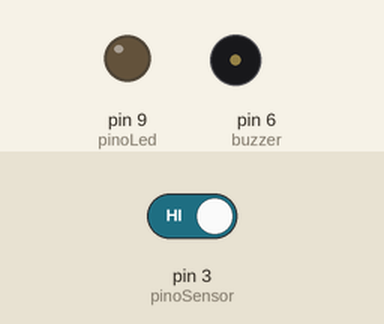
Recording of a sketch running on a simulated Arduino Uno, built with avr-gcc and run on an emulated ATmega328P. Shown: output pins drawn as LEDs (lit = HIGH), buzzer (waves = sounding). The test bench sets the inputs (shaded band); at power-on: pin 3 (pinoSensor) HIGH. What the sketch prints to the serial monitor is not drawn.

Above: at 1.2 s.
1.3 s: pin 3 (pinoSensor) driven LOW
At 2.1 s:
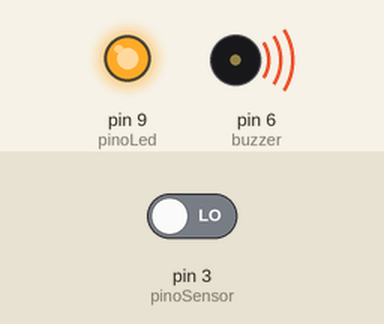
Timing chart, 0 to 10.3 s (numbered marks = the images above; inputs shaded):
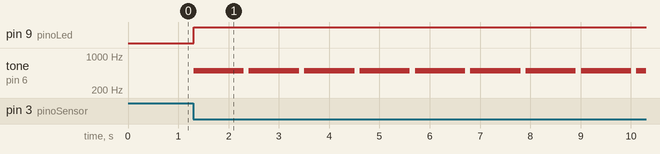

The sketch:

Led_com_infravermelho.ino
```cpp
#define pinoLed 9 //PINO DIGITAL UTILIZADO PELO LED
#define pinoSensor 3 //TERMINAL D0 UTILIZADO PELO SENSOR
#define buzzer 6

void setup(){
  pinMode(pinoSensor, INPUT);
  pinMode(pinoLed, OUTPUT);
  pinMode(buzzer, OUTPUT);
  digitalWrite(pinoLed, LOW);
  Serial.begin(9600);
}

void loop(){

  if(digitalRead(pinoSensor) == 0){
      digitalWrite(pinoLed, HIGH);
      tone(buzzer,500);
      delay(1000);
      noTone(buzzer);
  }else{
    digitalWrite(pinoLed, LOW);

  }

  // if(analogRead(pinoSensor) < 700){
  //     digitalWrite(pinoLed, HIGH);
  //     tone(buzzer,500);
  //     delay(500);
  //     noTone(buzzer);
  // }else{
  //   digitalWrite(pinoLed, LOW);
  // }

  Serial.print("Sensor: ");
  Serial.println(digitalRead(pinoSensor));
  //Serial.println(analogRead(pinoSensor));
  Serial.println("-------------------------");
  delay(100);
}
```

Measured:
- after the input at 1.3 s, pin 9 (pinoLed): LOW → HIGH at once; tone on pin 6 (buzzer): alternates 500 Hz for 1.0 s and silent for 0.10 s, starting at once
